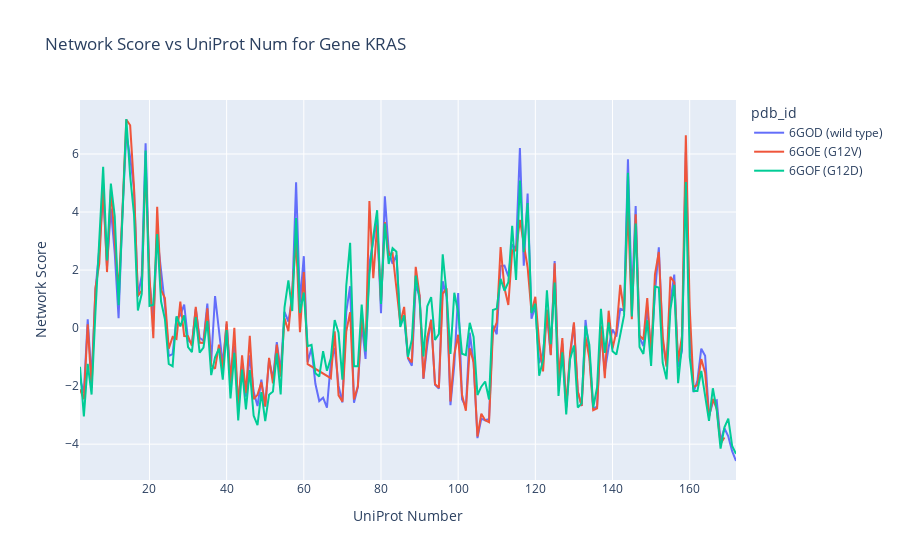

Source (notebook cell):
### Code cell
import plotly.express as px

# Sample data (replace with your actual data)
gene = "KRAS"
tmp = dat[dat['gene'] == gene].reset_index(drop=True)
tmp.sort_values("uniprot_num", inplace=True)

# Filter data for the specified PDB IDs
pdb_ids = ['6GOD', '6GOE', '6GOF']
tmp = tmp[tmp['pdb_id'].isin(pdb_ids)].reset_index(drop=True)

# Define legend labels
legend_labels = {
    '6GOD': '6GOD (wild type)',
    '6GOE': '6GOE (G12V)',
    '6GOF': '6GOF (G12D)'
    
}

# Plot
fig = px.line(tmp, x='uniprot_num', y='network_score', color='pdb_id',
              title='Network Score vs UniProt Num for Gene {}'.format(gene),
              labels={'network_score': 'Network Score', 'uniprot_num': 'UniProt Number'},
              hover_data=['pdb_id'])

# Rename legend entries
for i, pdb_id in enumerate(pdb_ids):
    fig.data[i].name = legend_labels[pdb_id]

fig.show()

### Figure 1 — Plotly figure (JSON) as saved in the notebook; plotly's stock layout.template omitted (floating-point values rounded to 4 significant figures; data arrays with more than 128 entries replaced by an {"elided": "..."} marker saying what was removed)
{"data": [{"customdata": {"elided": "171x1 str values"}, "hovertemplate": "pdb_id=%{customdata[0]}<br>UniProt Number=%{x}<br>Network Score=%{y}<extra></extra>", "legendgroup": "6GOF", "line": {"color": "#636efa", "dash": "solid"}, "marker": {"symbol": "circle"}, "mode": "lines", "name": "6GOD (wild type)", "orientation": "v", "showlegend": true, "type": "scatter", "x": {"elided": "171 int values"}, "xaxis": "x", "y": {"elided": "171 float values"}, "yaxis": "y"}, {"customdata": {"elided": "163x1 str values"}, "hovertemplate": "pdb_id=%{customdata[0]}<br>UniProt Number=%{x}<br>Network Score=%{y}<extra></extra>", "legendgroup": "6GOE", "line": {"color": "#EF553B", "dash": "solid"}, "marker": {"symbol": "circle"}, "mode": "lines", "name": "6GOE (G12V)", "orientation": "v", "showlegend": true, "type": "scatter", "x": {"elided": "163 int values"}, "xaxis": "x", "y": {"elided": "163 float values"}, "yaxis": "y"}, {"customdata": {"elided": "171x1 str values"}, "hovertemplate": "pdb_id=%{customdata[0]}<br>UniProt Number=%{x}<br>Network Score=%{y}<extra></extra>", "legendgroup": "6GOD", "line": {"color": "#00cc96", "dash": "solid"}, "marker": {"symbol": "circle"}, "mode": "lines", "name": "6GOF (G12D)", "orientation": "v", "showlegend": true, "type": "scatter", "x": {"elided": "171 int values"}, "xaxis": "x", "y": {"elided": "171 float values"}, "yaxis": "y"}], "layout": {"legend": {"title": {"text": "pdb_id"}, "tracegroupgap": 0}, "title": {"text": "Network Score vs UniProt Num for Gene KRAS"}, "xaxis": {"anchor": "y", "domain": [0, 1], "title": {"text": "UniProt Number"}}, "yaxis": {"anchor": "x", "domain": [0, 1], "title": {"text": "Network Score"}}}}
